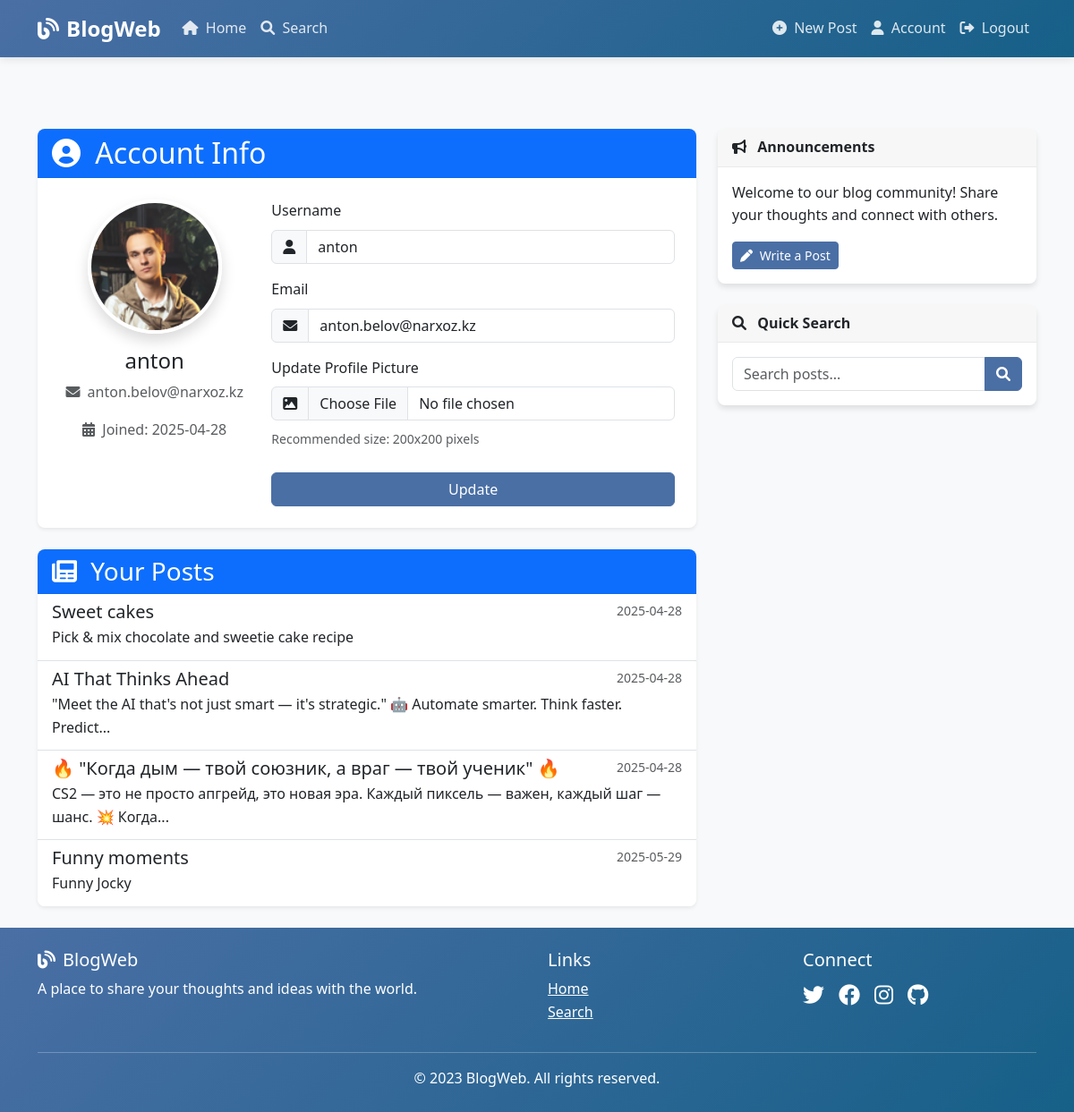
Page /account (signed in) on the committed database.
### app/models/user.py (models this page shows, shortened)
class User(db.Model, UserMixin):
    id = db.Column(db.Integer, primary_key=True)
    username = db.Column(db.String(20), unique=True, nullable=False)
    email = db.Column(db.String(120), unique=True, nullable=False)
    password_hash = db.Column(db.String(128), nullable=False)
    profile_image = db.Column(db.String(20), nullable=False, default='default.jpg')
    created_at = db.Column(db.DateTime, nullable=False, default=datetime.utcnow)
    posts = db.relationship('Post', backref='author', lazy=True)

### app/models/post.py (models this page shows, shortened)
class Post(db.Model):
    id = db.Column(db.Integer, primary_key=True)
    title = db.Column(db.String(100), nullable=False)
    content = db.Column(db.Text, nullable=False)
    image_file = db.Column(db.String(20))
    created_at = db.Column(db.DateTime, nullable=False, default=datetime.utcnow)
    user_id = db.Column(db.Integer, db.ForeignKey('user.id'), nullable=False)
    sentiment_pos = db.Column(db.Float, default=0.0)
    sentiment_neg = db.Column(db.Float, default=0.0)
    sentiment_neu = db.Column(db.Float, default=0.0)
    sentiment_compound = db.Column(db.Float, default=0.0)

### app/controllers/auth.py (the view)
@auth_bp.route('/account', methods=['GET', 'POST'])
@login_required
def account():
    form = UpdateAccountForm(current_user.username, current_user.email)
    if form.validate_on_submit():
        if form.picture.data:
            picture_file = save_picture(form.picture.data)
            current_user.profile_image = picture_file
        current_user.username = form.username.data
        current_user.email = form.email.data
        try:
            db.session.commit()
            flash('Your account has been updated!', 'success')
            return redirect(url_for('auth.account'))
        except Exception as e:
            db.session.rollback()
            flash(f'Error updating account: {str(e)}', 'danger')
    elif request.method == 'GET':
        form.username.data = current_user.username
        form.email.data = current_user.email
    image_file = url_for('static', filename='uploads/' + current_user.profile_image)
    return render_template('auth/account.html', title='Account',
                           image_file=image_file, form=form)

### app/forms/auth_forms.py (shortened to what this page needs)
class UpdateAccountForm(FlaskForm):
    username = StringField('Username',
                           validators=[DataRequired(), Length(min=2, max=20)])
    email = StringField('Email',
                        validators=[DataRequired(), Email()])
    picture = FileField('Update Profile Picture',
                        validators=[FileAllowed(['jpg', 'png', 'jpeg'])])
    submit = SubmitField('Update')
    def __init__(self, original_username, original_email, *args, **kwargs):
        super(UpdateAccountForm, self).__init__(*args, **kwargs)
        self.original_username = original_username
        self.original_email = original_email

### app/models/user.py (called while the page is built)
@login_manager.user_loader
def load_user(user_id):
    return User.query.get(int(user_id))

### app/templates/auth/account.html (shortened to what this page needs)
{% extends "base.html" %}
{% block content %}
    <div class="card shadow-sm">
        <div class="card-header bg-primary text-white">
            <h2 class="mb-0"><i class="fas fa-user-circle me-2"></i> Account Info</h2>
        </div>
        <div class="card-body p-4">
            <div class="row">
                <div class="col-md-4 text-center mb-4 mb-md-0">
                    <img class="rounded-circle account-img img-fluid shadow" src="{{ image_file }}" alt="Profile Image">
                    <h4 class="mt-3">{{ current_user.username }}</h4>
                    <p class="text-muted">
                        <i class="fas fa-envelope me-1"></i> {{ current_user.email }}
                    </p>
                    <p class="text-muted">
                        <i class="fas fa-calendar-alt me-1"></i> Joined: {{ current_user.created_at.strftime('%Y-%m-%d') }}
                    </p>
                </div>
                <div class="col-md-8">
                    <form method="POST" action="" enctype="multipart/form-data">
                        <div class="mb-3">
                            {{ form.username.label(class="form-label") }}
                            <div class="input-group">
                                <span class="input-group-text"><i class="fas fa-user"></i></span>
                                {% if form.username.errors %}
                                    {{ form.username(class="form-control is-invalid") }}
                                    <div class="invalid-feedback">
                                        {% for error in form.username.errors %}
                                            <span>{{ error }}</span>
                                        {% endfor %}
                                    </div>
                                {% else %}
                                    {{ form.username(class="form-control") }}
                                {% endif %}
                            </div>
                        </div>
                        <div class="mb-3">
                            {{ form.email.label(class="form-label") }}
                            <div class="input-group">
                                <span class="input-group-text"><i class="fas fa-envelope"></i></span>
                                {% if form.email.errors %}
                                    {{ form.email(class="form-control is-invalid") }}
                                    <div class="invalid-feedback">
                                        {% for error in form.email.errors %}
                                            <span>{{ error }}</span>
                                        {% endfor %}
                                    </div>
                                {% else %}
                                    {{ form.email(class="form-control") }}
                                {% endif %}
                            </div>
                        </div>
                        <div class="mb-3">
                            {{ form.picture.label(class="form-label") }}
                            <div class="input-group">
                                <span class="input-group-text"><i class="fas fa-image"></i></span>
                                {{ form.picture(class="form-control") }}
                            </div>
                            <div class="mt-2">
                                <small class="text-muted">Recommended size: 200x200 pixels</small>
                            </div>
                        </div>
                        <div class="d-grid mt-4">
                            {{ form.submit(class="btn btn-primary") }}
                        </div>
                    </form>
                </div>
            </div>
        </div>
    </div>
    <div class="card shadow-sm mt-4">
        <div class="card-header bg-primary text-white">
            <h3 class="mb-0"><i class="fas fa-newspaper me-2"></i> Your Posts</h3>
        </div>
        <div class="card-body p-0">
            <div class="list-group list-group-flush">
                {% for post in current_user.posts[:5] %}
                    <a href="{{ url_for('posts.post', post_id=post.id) }}" class="list-group-item list-group-item-action">
                        <div class="d-flex w-100 justify-content-between">
                            <h5 class="mb-1">{{ post.title }}</h5>
                            <small class="text-muted">{{ post.created_at.strftime('%Y-%m-%d') }}</small>
                        </div>
                        <p class="mb-1">{{ post.content|truncate(100) }}</p>
                    </a>
                {% endfor %}
            </div>
        </div>
    </div>
{% endblock content %}

### app/static/css/main.css (style rules this page uses)
:root { --primary-color: #4a6fa5; --secondary-color: #166088; --accent-color: #4fc3dc; --text-color: #333; --light-bg: #f8f9fa; --dark-bg: #343a40; --border-radius: 8px; --box-shadow: 0 4px 6px rgba(0, 0, 0, 0.1); }
body { background-color: var(--light-bg); color: var(--text-color); font-family: 'Segoe UI', Tahoma, Geneva, Verdana, sans-serif; margin-top: 5rem; line-height: 1.6; }
.card { border: none; border-radius: var(--border-radius); box-shadow: var(--box-shadow); transition: transform 0.3s, box-shadow 0.3s; margin-bottom: 1.5rem; overflow: hidden; }
.card-header { background-color: rgba(0, 0, 0, 0.03); border-bottom: 1px solid rgba(0, 0, 0, 0.05); font-weight: 600; }
.btn-primary { background-color: var(--primary-color); border-color: var(--primary-color); }
.account-img { height: 150px; width: 150px; object-fit: cover; border-radius: 50%; border: 4px solid white; box-shadow: var(--box-shadow); }
html, body { height: 100%; }
body { display: flex; flex-direction: column; min-height: 100vh; }
.card { transition: transform 0.3s ease, box-shadow 0.3s ease; opacity: 0; transform: translateY(20px); }
.card.show { opacity: 1; transform: translateY(0); }
.btn { transition: all 0.3s ease; }
.account-img { transition: transform 0.3s ease, box-shadow 0.3s ease; }

### rows in the picture
User: username "anton", email "anton.belov@narxoz.kz", created_at "2025-04-28"
Post: title "Sweet cakes", created_at "2025-04-28", content "Pick & mix chocolate and sweetie cake recipe"
Post: title "AI That Thinks Ahead", created_at "2025-04-28", content "\"Meet the AI that's not just smart — it's strategic.\" 🤖 Automate smarter. Think faster. Predict..."
Post: title "🔥 \"Когда дым — твой союзник, а враг — твой ученик\" 🔥", created_at "2025-04-28", content "CS2 — это не просто апгрейд, это новая эра. Каждый пиксель — важен, каждый шаг — шанс. 💥 Когда..."
Post: title "Funny moments", created_at "2025-05-29", content "Funny Jocky"
